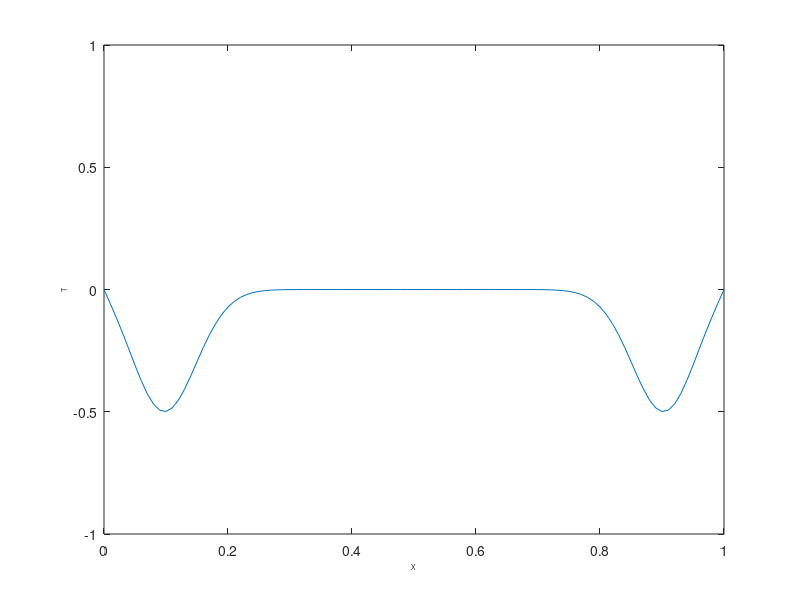

Source code (MATLAB):
clear all, close all, clc
nx = 101;
width = 1;
X = 0:width/(nx-1):1;
dx = X(2)-X(1);
E = 1;
rho = 100;
xc = 0.05;
V = exp(-(X-width/2).^2/2/xc^2);
S = zeros(1,nx-1);
% dt = 3.3e-3;
dt = 1/10 * min(dx)/sqrt(E/rho);
no_dt = 600;
Ind = [2:nx-1];
%%
for t=1:no_dt
    S = S + E * diff(V)/dx * dt;
    V(Ind) = V(Ind) + 1/rho * diff(S)/dx *dt;
    plot(X,V,'-')
    axis([0 width -1 1])
    drawnow
end
xlabel('X','fontsize',5)
ylabel('T','fontsize',5)